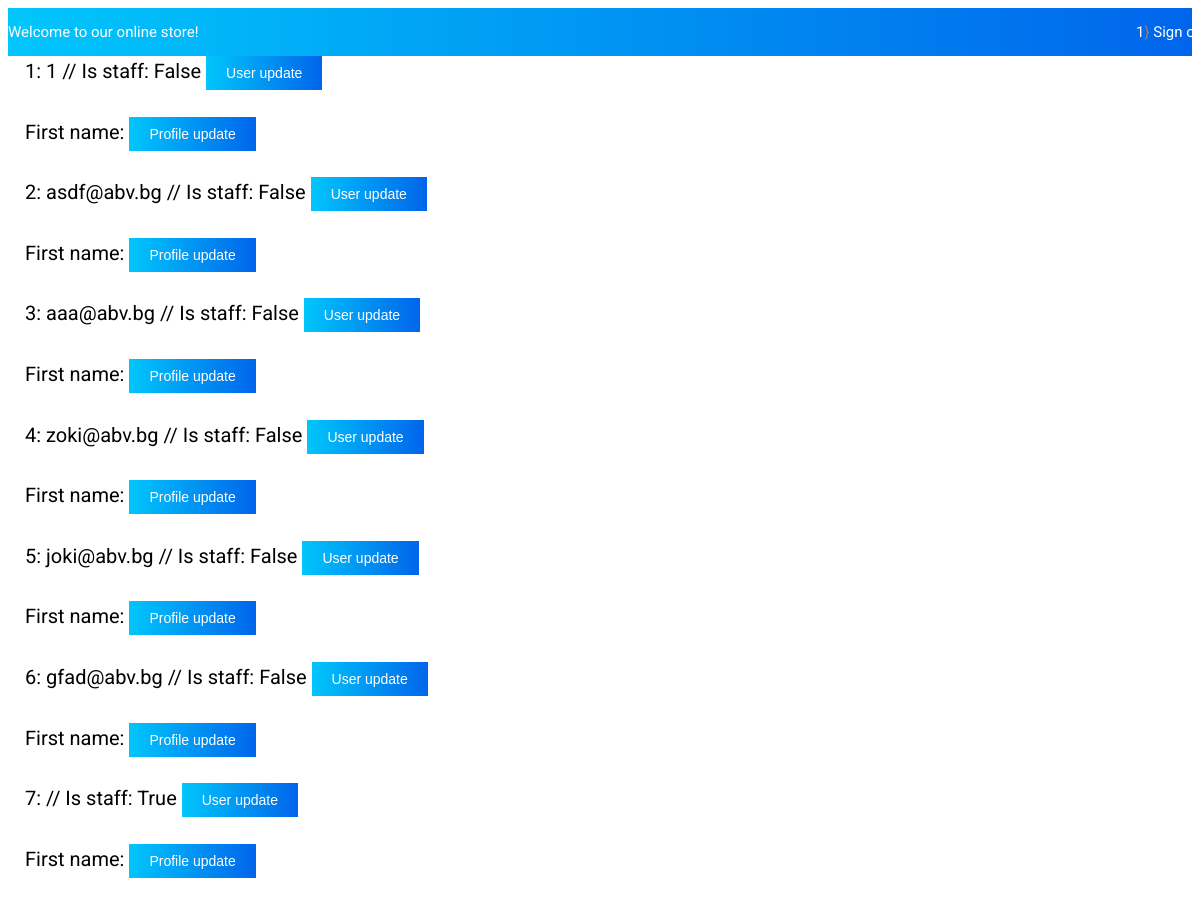
Before: /auth/list-users/ (signed in) with the older database file.
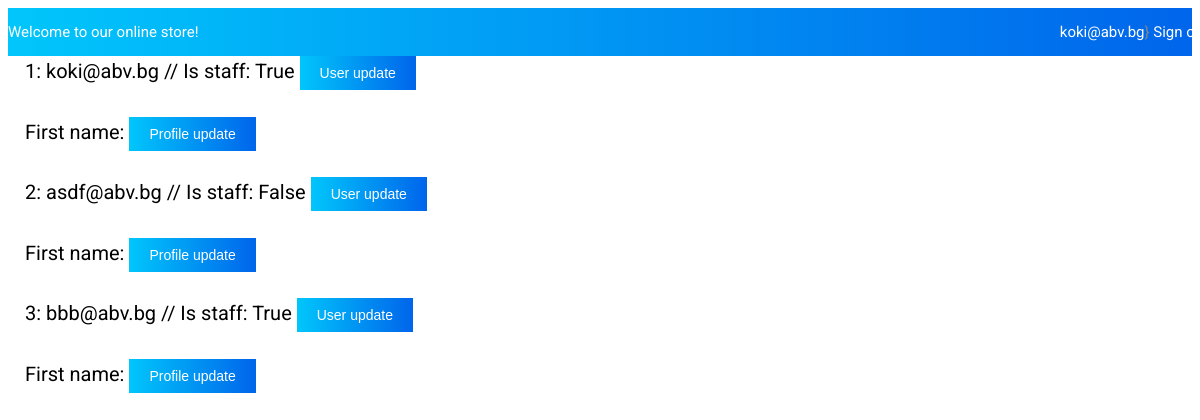
After: the same page with the newer database file.
### store_app/store_auth/models.py (models this page shows)
class StoreUser(AbstractBaseUser, PermissionsMixin):
    email = models.CharField(
        unique=True,
        max_length=25,
        blank=False,
    )
    is_staff = models.BooleanField(
        default=False,
    )
    USERNAME_FIELD = 'email'
    object = StoreUserManager()

### store_app/store_auth/views.py (the view)
# urls.py: path('list-users/', ListUsersView.as_view(), name='list users'),
class ListUsersView(LoginRequiredMixin, UserPassesTestMixin, ListView):
    template_name = 'auth/list_users.html'
    model = StoreUser
    context_object_name = 'users'
    def test_func(self):
        return self.request.user.is_superuser or self.request.user.is_staff

### templates/auth/list_users.html
{% include 'shared/base.html' %}
{% block content %}
    <body>
    {% for user in users %}
            <ul>
                <h4>{{ user.id }}: {{ user.email }} // Is staff: {{ user.is_staff }}
                    <u><a href="{% url 'update user' user.id %}"><button>User update</button></a></u></h4>
                <h4>First name: {{ user.profile.first_name }}
                    <u><a href="{% url 'update profile' user.id %}"><button>Profile update</button></a></u></h4>
            </ul>
        </body>
    {% endfor %}
{% endblock %}

### templates/shared/base.html (shortened to what this page needs)
{% load static %}
<!DOCTYPE html>
<html lang="en">
<head>
    <link rel="stylesheet" href="{% static '/css/style.css' %}">
</head>
<body class="home">
<header class="header style7">
    <div class="top-bar">
        <div class="container">
            <div class="top-bar-left">
                <div class="header-message">
                    <a href="{% url 'index' %}">Welcome to our online store!</a>
                </div>
            </div>
            <div class="top-bar-right">
                <ul class="header-user-links">
                    {% if user.is_authenticated %}
                        <ul>
                            <a href="{% url 'show profile' user.id %}">{{ user.email }}</a>}
                            <a href="{% url 'sign out' %}">Sign out</a>
                        </ul>
                    {% else %}
                    <li>
                        <a href="{% url 'sign in' %}">Sign in</a>
                        <a href="{% url 'sign up' %}">Sign up</a>
                    </li>
                    {% endif %}
                </ul>
            </div>
        </div>
    </div>
</header>

Changed rows visible on the page:
removed StoreUser: id "4", email "zoki@abv.bg", is_staff "False"
removed StoreUser: id "5", email "joki@abv.bg", is_staff "False"
removed StoreUser: id "6", email "gfad@abv.bg", is_staff "False"
removed StoreUser: id "7", is_staff "True"
changed StoreUser id 1: email "1" → "koki@abv.bg"; is_staff "False" → "True"
changed StoreUser id 3: email "aaa@abv.bg" → "bbb@abv.bg"; is_staff "False" → "True"
